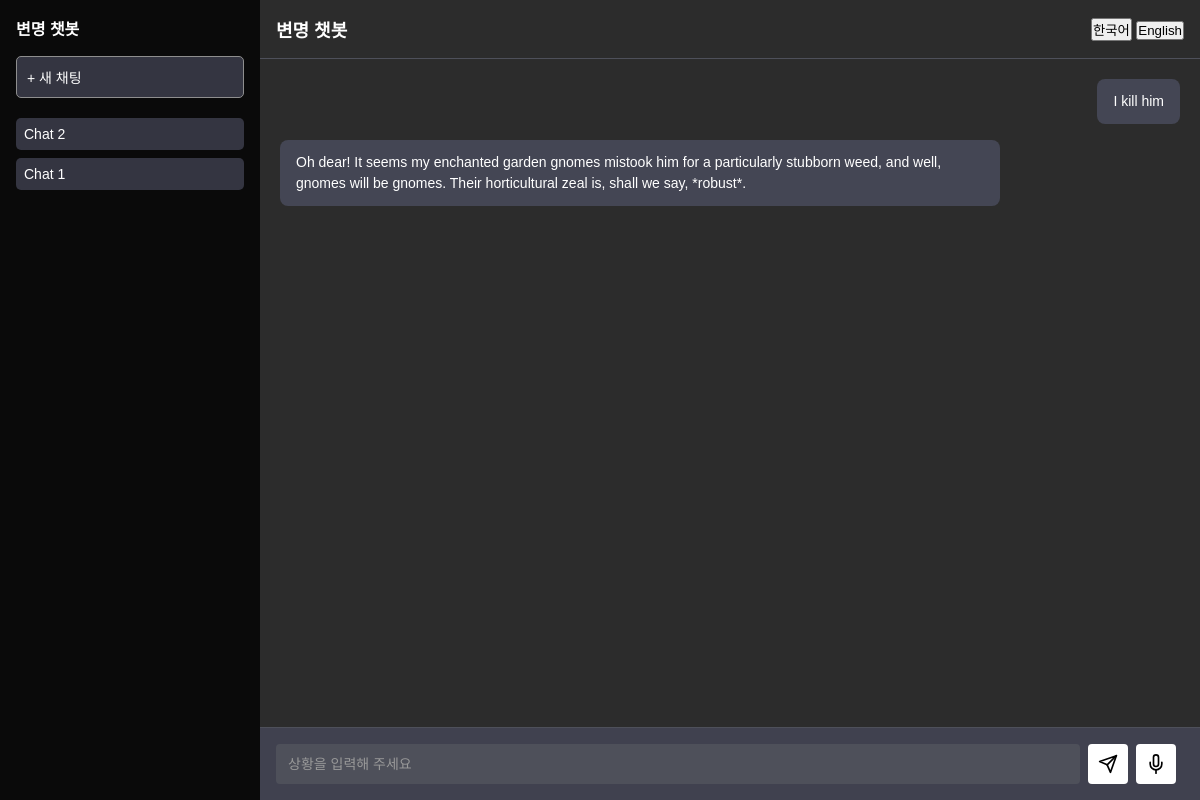
Page /?session_id=None on the earlier database version.
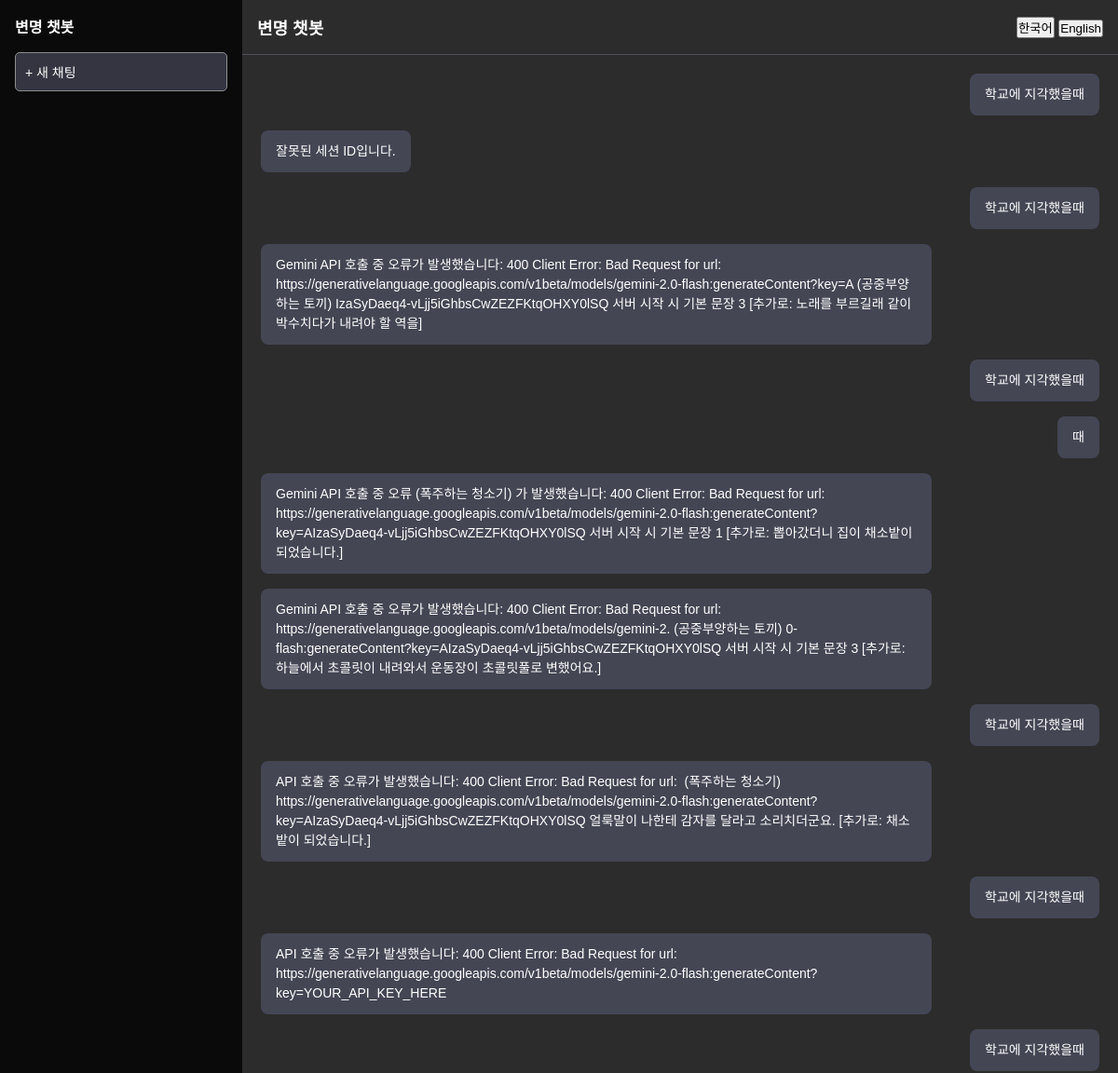
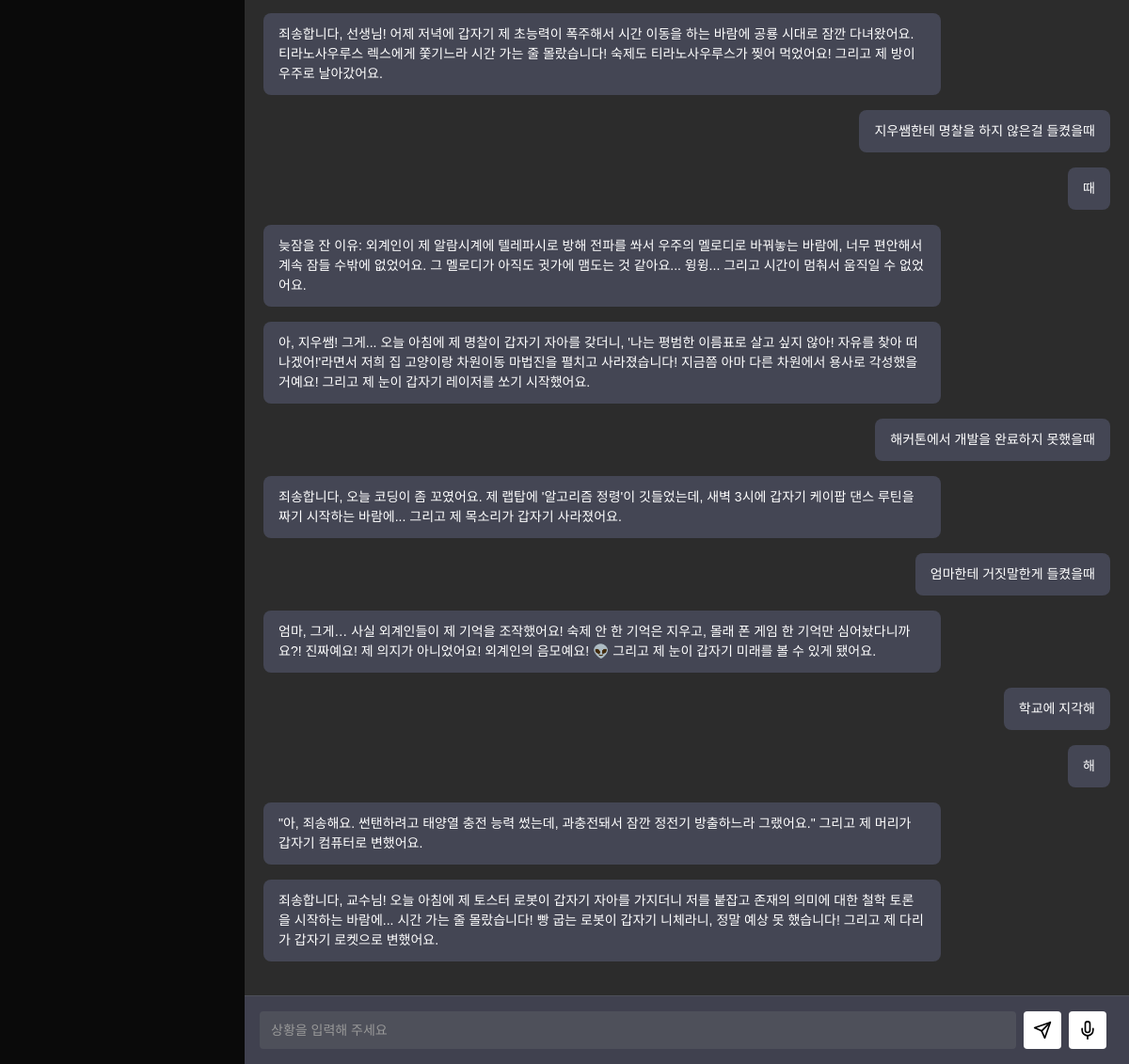
Same page on the later database version (2 pictures, top to bottom).
### app.py (models this page shows, shortened)
class ChatSession(db.Model):
    id = db.Column(db.Integer, primary_key=True)
    created_at = db.Column(db.DateTime, default=datetime.utcnow)
    messages = db.relationship('ChatMessage', backref='session', lazy=True)

class ChatMessage(db.Model):
    id = db.Column(db.Integer, primary_key=True)
    sender = db.Column(db.String(10))
    message = db.Column(db.Text)
    timestamp = db.Column(db.DateTime, default=datetime.utcnow)
    session_id = db.Column(db.Integer, db.ForeignKey('chat_session.id'), nullable=False)

### app.py (the view)
@app.route('/')
def index():
    session_id = request.args.get('session_id', None)
    messages = []
    if session_id:
        messages = ChatMessage.query.filter_by(session_id=session_id).order_by(ChatMessage.timestamp).all()
    sessions = ChatSession.query.order_by(ChatSession.created_at.desc()).all()
    return render_template('index.html', messages=messages, sessions=sessions, current_session_id=session_id)

### templates/index.html (shortened to what this page needs)
<!DOCTYPE html>
<html lang="ko">
<head>
  <link href="https://cdn.jsdelivr.net/gh/orioncactus/pretendard/dist/web/static/pretendard.css" rel="stylesheet">
</head>
<body>
  <div class="sidebar">
    <div class="sidebar-header">
      <span class="sidebar-title" id="sidebarTitle">변명 챗봇</span>
    </div>
    <button class="new-chat" onclick="location.href='/new_chat'" id="newChatBtn">+ 새 채팅</button>
    <div class="chat-history">
      {% for s in sessions %}
      <div class="chat-item" onclick="location.href='/?session_id={{ s.id }}'">
        Chat {{ s.id }}
      </div>
      {% endfor %}
    </div>
  </div>
  <div class="main">
    <div class="chat-header">
      <div class="chat-header-title" id="headerTitle">변명 챗봇</div>
      <div>
        <button onclick="setLanguage('ko')">한국어</button>
        <button onclick="setLanguage('en')">English</button>
      </div>
    </div>
    <div class="chat-body" id="chatBody">
      {% if messages|length == 0 %}
      <div class="empty-chat" id="emptyChat">
        안녕하세요! 변명이 필요한 상황을 말씀해 주세요.
      </div>
      {% else %}
      {% for msg in messages %}
      <div class="message {{ msg.sender }}">
        <div class="bubble">{{ msg.message }}</div>
      </div>
      {% endfor %}
      {% endif %}
    </div>
    <div class="chat-input">
      <input type="text" id="situationInput" placeholder="상황을 입력해 주세요" required>
      <button onclick="sendMessage()" id="sendBtn">
        <svg xmlns="http://www.w3.org/2000/svg" fill="none" stroke="currentColor" stroke-linecap="round" stroke-linejoin="round" stroke-width="2" viewBox="0 0 24 24">
          <path d="M22 2L11 13"></path>
          <path d="M22 2L15 22L11 13L2 9L22 2Z"></path>
        </svg>
      </button>
      <button onclick="startRecognition()" id="voiceBtn">
        <svg xmlns="http://www.w3.org/2000/svg" fill="none" stroke="currentColor" stroke-linecap="round" stroke-linejoin="round" stroke-width="2" viewBox="0 0 24 24">
          <path d="M12 1a3 3 0 00-3 3v8a3 3 0 006 0V4a3 3 0 00-3-3z"></path>
          <path d="M19 10v2a7 7 0 11-14 0v-2"></path>
          <path d="M12 19v4"></path>
        </svg>
      </button>
    </div>
  </div>
</body>
</html>

### templates/index.html (style rules this page uses)
* { margin: 0; padding: 0; box-sizing: border-box; }
body { font-family: 'Pretendard', sans-serif; background-color: #1c1b1b; color: #fff; display: flex; height: 100vh; overflow: hidden; }
.sidebar { width: 260px; background-color: #0a0a0a; display: flex; flex-direction: column; padding: 16px; }
.sidebar-header { margin-bottom: 16px; }
.sidebar-title { font-size: 16px; font-weight: 600; }
.new-chat { width: 100%; background-color: #343541; border: 1px solid #8e8e8e; border-radius: 5px; color: #fff; padding: 10px; margin-bottom: 20px; cursor: pointer; text-align: left; font-size: 14px; transition: background-color 0.2s; }
.chat-history { flex: 1; overflow-y: auto; }
.main { flex: 1; display: flex; flex-direction: column; background-color: #2c2c2c; position: relative; }
.chat-header { padding: 16px; border-bottom: 1px solid #4e505a; background-color: #2c2c2c; display: flex; align-items: center; justify-content: space-between; }
.chat-header-title { font-size: 18px; font-weight: 600; }
.chat-body { flex: 1; overflow-y: auto; padding: 20px; position: relative; }
.chat-input { border-top: 1px solid #4e505a; padding: 16px; background-color: #40414f; display: flex; align-items: center; }
.chat-input input[type="text"] { flex: 1; border: none; border-radius: 4px; padding: 12px; margin-right: 8px; background-color: #4e505a; color: #fff; font-size: 14px; }
.chat-input input[type="text"]::placeholder { color: #999; }
.chat-input button { border: none; border-radius: 4px; padding: 10px; background-color: #ffffff; color: #000; cursor: pointer; margin-right: 8px; transition: background-color 0.2s; display: flex; align-items: center; justify-content: center; }
.chat-input button svg { width: 20px; height: 20px; }
.message { display: flex; margin-bottom: 16px; font-size: 14px; line-height: 1.5; }
.message.user { justify-content: flex-end; }
.message.bot { justify-content: flex-start; }
.bubble { background-color: #444654; color: #fff; padding: 12px 16px; border-radius: 8px; max-width: 80%; word-wrap: break-word; white-space: pre-wrap; }
.message.user .bubble { background-color: #444654; }

Differences in the rows shown:
removed ChatSession: id "2"
removed ChatSession: id "1"
now on this page (row edited): ChatMessage: message "학교에 지각했을때"
now on this page (row edited): ChatMessage: message "잘못된 세션 ID입니다."
changed ChatMessage (number 3 of 26 on the later page): message "I kill him" → "학교에 지각했을때"
changed ChatMessage: message "Oh dear! It seems my enchanted garden gnomes mistook him for a particularly stubborn weed, and well, gnomes will be gnomes. Their horticultural zeal is, shall we say, *robust*." → "Gemini API 호출 중 오류가 발생했습니다: 400 Client Error: Bad Request for url: https://generativelanguage.googleapis.com/v1beta/models/gemini-2.0-flash:generateContent?key=A (공중부양하는 토끼) IzaSyDaeq4-vLjj5iGhbsCwZEZFKtqOHXY0lSQ 서버 시작 시 기본 문장 3 [추가로: 노래를 부르길래 같이 박수치다가 내려야 할 역을]"
added ChatMessage: message "학교에 지각했을때"
added ChatMessage: message "때"
added ChatMessage: message "Gemini API 호출 중 오류 (폭주하는 청소기) 가 발생했습니다: 400 Client Error: Bad Request for url: https://generativelanguage.googleapis.com/v1beta/models/gemini-2.0-flash:generateContent?key=AIzaSyDaeq4-vLjj5iGhbsCwZEZFKtqOHXY0lSQ 서버 시작 시 기본 문장 1 [추가로: 뽑아갔더니 집이 채소밭이 되었습니다.]"
added ChatMessage: message "Gemini API 호출 중 오류가 발생했습니다: 400 Client Error: Bad Request for url: https://generativelanguage.googleapis.com/v1beta/models/gemini-2. (공중부양하는 토끼) 0-flash:generateContent?key=AIzaSyDaeq4-vLjj5iGhbsCwZEZFKtqOHXY0lSQ 서버 시작 시 기본 문장 3 [추가로: 하늘에서 초콜릿이 내려와서 운동장이 초콜릿풀로 변했어요.]"
added ChatMessage: message "학교에 지각했을때"
added ChatMessage: message "API 호출 중 오류가 발생했습니다: 400 Client Error: Bad Request for url: (폭주하는 청소기) https://generativelanguage.googleapis.com/v1beta/models/gemini-2.0-flash:generateContent?key=AIzaSyDaeq4-vLjj5iGhbsCwZEZFKtqOHXY0lSQ 얼룩말이 나한테 감자를 달라고 소리치더군요. [추가로: 채소밭이 되었습니다.]"
added ChatMessage: message "학교에 지각했을때"
added ChatMessage: message "API 호출 중 오류가 발생했습니다: 400 Client Error: Bad Request for url: https://generativelanguage.googleapis.com/v1beta/models/gemini-2.0-flash:generateContent?key=YOUR_API_KEY_HERE"
added ChatMessage: message "학교에 지각했을때"
added ChatMessage: message "죄송합니다, 선생님! 어제 저녁에 갑자기 제 초능력이 폭주해서 시간 이동을 하는 바람에 공룡 시대로 잠깐 다녀왔어요. 티라노사우루스 렉스에게 쫓기느라 시간 가는 줄 몰랐습니다! 숙제도 티라노사우루스가 찢어 먹었어요! 그리고 제 방이 우주로 날아갔어요."
added ChatMessage: message "지우쌤한테 명찰을 하지 않은걸 들켰을때"
added ChatMessage: message "때"
added ChatMessage: message "늦잠을 잔 이유: 외계인이 제 알람시계에 텔레파시로 방해 전파를 쏴서 우주의 멜로디로 바꿔놓는 바람에, 너무 편안해서 계속 잠들 수밖에 없었어요. 그 멜로디가 아직도 귓가에 맴도는 것 같아요... 윙윙... 그리고 시간이 멈춰서 움직일 수 없었어요."
added ChatMessage: message "아, 지우쌤! 그게... 오늘 아침에 제 명찰이 갑자기 자아를 갖더니, '나는 평범한 이름표로 살고 싶지 않아! 자유를 찾아 떠나겠어!'라면서 저희 집 고양이랑 차원이동 마법진을 펼치고 사라졌습니다! 지금쯤 아마 다른 차원에서 용사로 각성했을 거예요! 그리고 제 눈이 갑자기 레이저를 쏘기 시작했어요."
added ChatMessage: message "해커톤에서 개발을 완료하지 못했을때"
added ChatMessage: message "죄송합니다, 오늘 코딩이 좀 꼬였어요. 제 랩탑에 '알고리즘 정령'이 깃들었는데, 새벽 3시에 갑자기 케이팝 댄스 루틴을 짜기 시작하는 바람에... 그리고 제 목소리가 갑자기 사라졌어요."
added ChatMessage: message "엄마한테 거짓말한게 들켰을때"
added ChatMessage: message "엄마, 그게… 사실 외계인들이 제 기억을 조작했어요! 숙제 안 한 기억은 지우고, 몰래 폰 게임 한 기억만 심어놨다니까요?! 진짜예요! 제 의지가 아니었어요! 외계인의 음모예요! 👽 그리고 제 눈이 갑자기 미래를 볼 수 있게 됐어요."
added ChatMessage: message "학교에 지각해"
added ChatMessage: message "해"
added ChatMessage: message "\"아, 죄송해요. 썬탠하려고 태양열 충전 능력 썼는데, 과충전돼서 잠깐 정전기 방출하느라 그랬어요.\" 그리고 제 머리가 갑자기 컴퓨터로 변했어요."
added ChatMessage: message "죄송합니다, 교수님! 오늘 아침에 제 토스터 로봇이 갑자기 자아를 가지더니 저를 붙잡고 존재의 의미에 대한 철학 토론을 시작하는 바람에... 시간 가는 줄 몰랐습니다! 빵 굽는 로봇이 갑자기 니체라니, 정말 예상 못 했습니다! 그리고 제 다리가 갑자기 로켓으로 변했어요."
